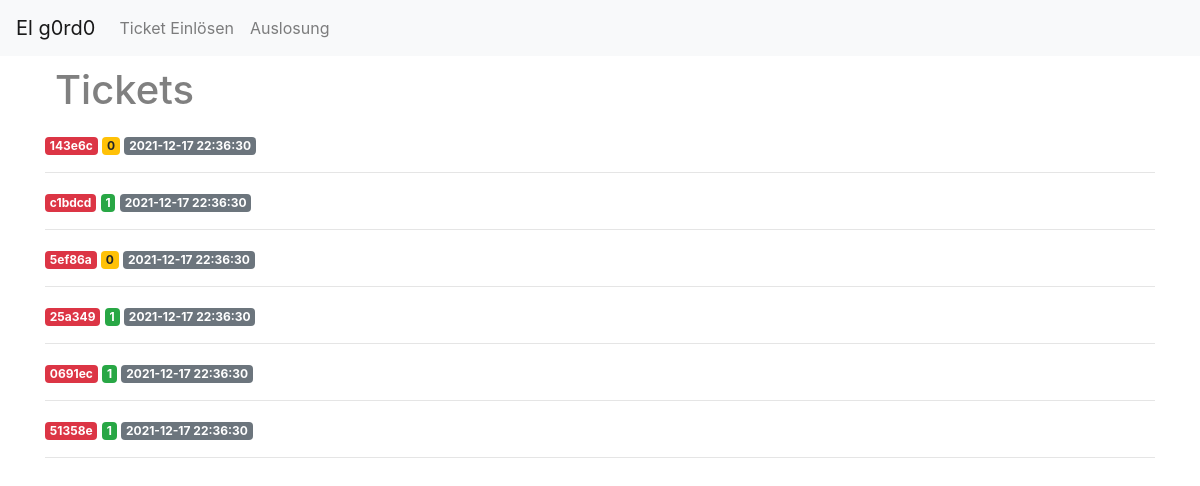
The app's page /tickets, older data.
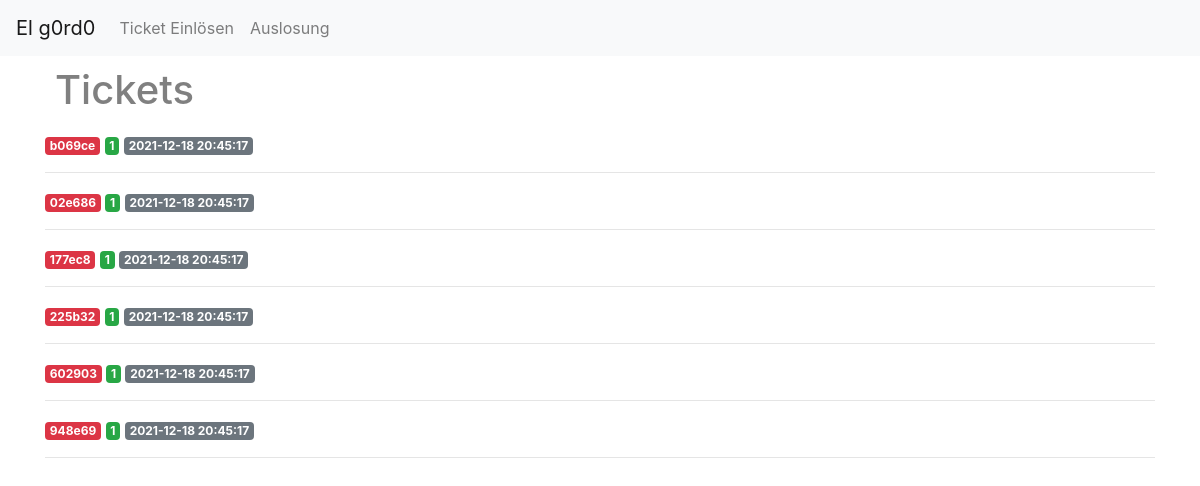
The same page, newer data.
### tables this page shows
CREATE TABLE tickets (
    id INTEGER PRIMARY KEY AUTOINCREMENT,
    created TIMESTAMP NOT NULL DEFAULT CURRENT_TIMESTAMP,
    ticket_id TEXT NOT NULL,
    valid INTEGER NOT NULL
);

### app.py (the view)
@app.route('/tickets')
def tickets():
	conn = get_db_connection()
	tickets = conn.execute('SELECT * FROM tickets').fetchall()
	conn.close()
	return render_template('tickets.html', tickets=tickets)

### app.py (called while the page is built)
def get_db_connection():
	if os.path.isfile('/home/elg0rd0/flask_lottery/database.db'):
		conn = sqlite3.connect('/home/elg0rd0/flask_lottery/database.db')
		print ("running on pyanywhere", file=sys.stderr)
	else:
		conn = sqlite3.connect('database.db')
		print ("running locally", file=sys.stderr)
	conn.row_factory = sqlite3.Row
	return conn

### templates/tickets.html
{% extends 'base.html' %}
{% block content %}
    <h1>{% block title %} Tickets {% endblock %}</h1>
    {% for ticket in tickets %}
        <span class="badge badge-danger">{{ ticket['ticket_id'] }}</span>
        {% if ticket['valid'] == 1 %}
          <span class="badge badge-success">{{ ticket['valid'] }}</span>
        {% else %}
          <span class="badge badge-warning">{{ ticket['valid'] }}</span>
        {% endif %}
        <span class="badge badge-secondary">{{ ticket['created'] }}</span>
        <hr>
    {% endfor %}
{% endblock %}

Row changes from the older to the newer data that the page shows:
removed tickets: ticket_id "143e6c", valid "0", created "2021-12-17 22:36:30"
removed tickets: ticket_id "c1bdcd", valid "1", created "2021-12-17 22:36:30"
removed tickets: ticket_id "5ef86a", valid "0", created "2021-12-17 22:36:30"
removed tickets: ticket_id "0691ec", valid "1", created "2021-12-17 22:36:30"
removed tickets: ticket_id "51358e", valid "1", created "2021-12-17 22:36:30"
added tickets: ticket_id "b069ce", valid "1", created "2021-12-18 20:45:17"
added tickets: ticket_id "02e686", valid "1", created "2021-12-18 20:45:17"
added tickets: ticket_id "177ec8", valid "1", created "2021-12-18 20:45:17"
changed tickets (number 4 of 6 on the later page): ticket_id "25a349" → "225b32"; created "2021-12-17 22:36:30" → "2021-12-18 20:45:17"
added tickets: ticket_id "602903", valid "1", created "2021-12-18 20:45:17"
added tickets: ticket_id "948e69", valid "1", created "2021-12-18 20:45:17"
